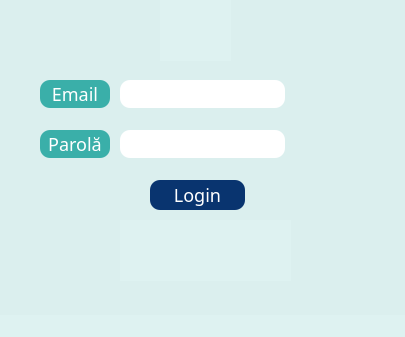
<?xml version="1.0" encoding="UTF-8"?>
<ui version="4.0">
 <class>MainWindow</class>
 <widget class="QMainWindow" name="MainWindow">
  <property name="geometry">
   <rect>
    <x>0</x>
    <y>0</y>
    <width>405</width>
    <height>337</height>
   </rect>
  </property>
  <property name="windowTitle">
   <string>MainWindow</string>
  </property>
  <property name="styleSheet">
   <string notr="true">background-color: rgb(222, 242, 241)
</string>
  </property>
  <widget class="QWidget" name="centralwidget">
   <widget class="QGroupBox" name="groupBox">
    <property name="geometry">
     <rect>
      <x>-10</x>
      <y>-40</y>
      <width>421</width>
      <height>381</height>
     </rect>
    </property>
    <property name="title">
     <string/>
    </property>
    <widget class="QLineEdit" name="lineEdit_email">
     <property name="geometry">
      <rect>
       <x>130</x>
       <y>120</y>
       <width>165</width>
       <height>28</height>
      </rect>
     </property>
     <property name="styleSheet">
      <string notr="true">background-color: white;
border-radius: 10px;</string>
     </property>
    </widget>
    <widget class="QLineEdit" name="lineEdit_password">
     <property name="geometry">
      <rect>
       <x>130</x>
       <y>170</y>
       <width>165</width>
       <height>28</height>
      </rect>
     </property>
     <property name="styleSheet">
      <string notr="true">background-color: white;
border-radius: 10px;
</string>
     </property>
    </widget>
    <widget class="QPushButton" name="pushButton_login">
     <property name="geometry">
      <rect>
       <x>160</x>
       <y>220</y>
       <width>95</width>
       <height>30</height>
      </rect>
     </property>
     <property name="styleSheet">
      <string notr="true">background-color: rgb(9, 52, 111);
color: white;
border-style: outset;
border-radius: 10px;
font: Times New Roman;
font-size:18px;
</string>
     </property>
     <property name="text">
      <string>Login</string>
     </property>
    </widget>
    <widget class="QLabel" name="label">
     <property name="geometry">
      <rect>
       <x>50</x>
       <y>120</y>
       <width>70</width>
       <height>28</height>
      </rect>
     </property>
     <property name="styleSheet">
      <string notr="true">background-color: rgb(58, 175, 169);
border-radius: 10px;
color: white;
font: Times New Roman;
font-size: 18px;</string>
     </property>
     <property name="text">
      <string>Email</string>
     </property>
     <property name="alignment">
      <set>Qt::AlignCenter</set>
     </property>
    </widget>
    <widget class="QLabel" name="label_2">
     <property name="geometry">
      <rect>
       <x>50</x>
       <y>170</y>
       <width>70</width>
       <height>28</height>
      </rect>
     </property>
     <property name="styleSheet">
      <string notr="true">background-color: rgb(58, 175, 169);
border-radius: 10px;
color: white;
font: Times New Roman;
font-size: 18px;</string>
     </property>
     <property name="text">
      <string>Parolă</string>
     </property>
     <property name="alignment">
      <set>Qt::AlignCenter</set>
     </property>
    </widget>
    <widget class="QLabel" name="label_3">
     <property name="geometry">
      <rect>
       <x>170</x>
       <y>40</y>
       <width>71</width>
       <height>61</height>
      </rect>
     </property>
     <property name="styleSheet">
      <string notr="true">margin-radius: 10px;</string>
     </property>
     <property name="text">
      <string/>
     </property>
     <property name="pixmap">
      <pixmap>../PROIECT/default-user-image.png</pixmap>
     </property>
    </widget>
    <widget class="QLabel" name="label_4">
     <property name="geometry">
      <rect>
       <x>130</x>
       <y>260</y>
       <width>171</width>
       <height>61</height>
      </rect>
     </property>
     <property name="text">
      <string/>
     </property>
     <property name="pixmap">
      <pixmap>../PROIECT/logo_mic.png</pixmap>
     </property>
    </widget>
   </widget>
  </widget>
  <widget class="QMenuBar" name="menubar">
   <property name="geometry">
    <rect>
     <x>0</x>
     <y>0</y>
     <width>405</width>
     <height>26</height>
    </rect>
   </property>
  </widget>
  <widget class="QStatusBar" name="statusbar"/>
 </widget>
 <resources/>
 <connections/>
</ui>
